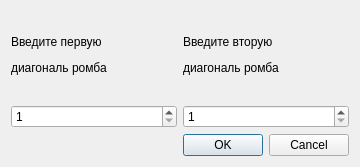
<?xml version="1.0" encoding="UTF-8"?>
<ui version="4.0">
 <class>DialogRhombus</class>
 <widget class="QDialog" name="DialogRhombus">
  <property name="geometry">
   <rect>
    <x>0</x>
    <y>0</y>
    <width>360</width>
    <height>167</height>
   </rect>
  </property>
  <property name="windowTitle">
   <string>InputFigure</string>
  </property>
  <layout class="QGridLayout" name="gridLayout_3">
   <item row="0" column="0">
    <layout class="QHBoxLayout" name="horizontalLayout">
     <item>
      <layout class="QGridLayout" name="gridLayout_2">
       <item row="0" column="0">
        <widget class="QLabel" name="label">
         <property name="text">
          <string>&lt;html&gt;&lt;head/&gt;&lt;body&gt;&lt;p&gt;Введите первую &lt;/p&gt;&lt;p&gt;диагональ ромба&lt;/p&gt;&lt;/body&gt;&lt;/html&gt;</string>
         </property>
        </widget>
       </item>
       <item row="1" column="0">
        <widget class="QSpinBox" name="Side1Box">
         <property name="minimum">
          <number>1</number>
         </property>
         <property name="maximum">
          <number>500</number>
         </property>
         <property name="singleStep">
          <number>5</number>
         </property>
        </widget>
       </item>
      </layout>
     </item>
     <item>
      <layout class="QGridLayout" name="gridLayout">
       <item row="2" column="0">
        <widget class="QSpinBox" name="Side2Box">
         <property name="minimumSize">
          <size>
           <width>0</width>
           <height>0</height>
          </size>
         </property>
         <property name="minimum">
          <number>1</number>
         </property>
         <property name="maximum">
          <number>500</number>
         </property>
         <property name="singleStep">
          <number>5</number>
         </property>
        </widget>
       </item>
       <item row="0" column="0" rowspan="2">
        <widget class="QLabel" name="label_2">
         <property name="text">
          <string>&lt;html&gt;&lt;head/&gt;&lt;body&gt;&lt;p&gt;Введите вторую &lt;/p&gt;&lt;p&gt;диагональ ромба&lt;/p&gt;&lt;/body&gt;&lt;/html&gt;</string>
         </property>
        </widget>
       </item>
      </layout>
     </item>
    </layout>
   </item>
   <item row="1" column="0">
    <widget class="QDialogButtonBox" name="buttonBox">
     <property name="orientation">
      <enum>Qt::Horizontal</enum>
     </property>
     <property name="standardButtons">
      <set>QDialogButtonBox::Cancel|QDialogButtonBox::Ok</set>
     </property>
    </widget>
   </item>
  </layout>
 </widget>
 <resources/>
 <connections>
  <connection>
   <sender>buttonBox</sender>
   <signal>accepted()</signal>
   <receiver>DialogRhombus</receiver>
   <slot>accept()</slot>
   <hints>
    <hint type="sourcelabel">
     <x>257</x>
     <y>157</y>
    </hint>
    <hint type="destinationlabel">
     <x>157</x>
     <y>274</y>
    </hint>
   </hints>
  </connection>
  <connection>
   <sender>buttonBox</sender>
   <signal>rejected()</signal>
   <receiver>DialogRhombus</receiver>
   <slot>reject()</slot>
   <hints>
    <hint type="sourcelabel">
     <x>316</x>
     <y>260</y>
    </hint>
    <hint type="destinationlabel">
     <x>286</x>
     <y>274</y>
    </hint>
   </hints>
  </connection>
 </connections>
</ui>
